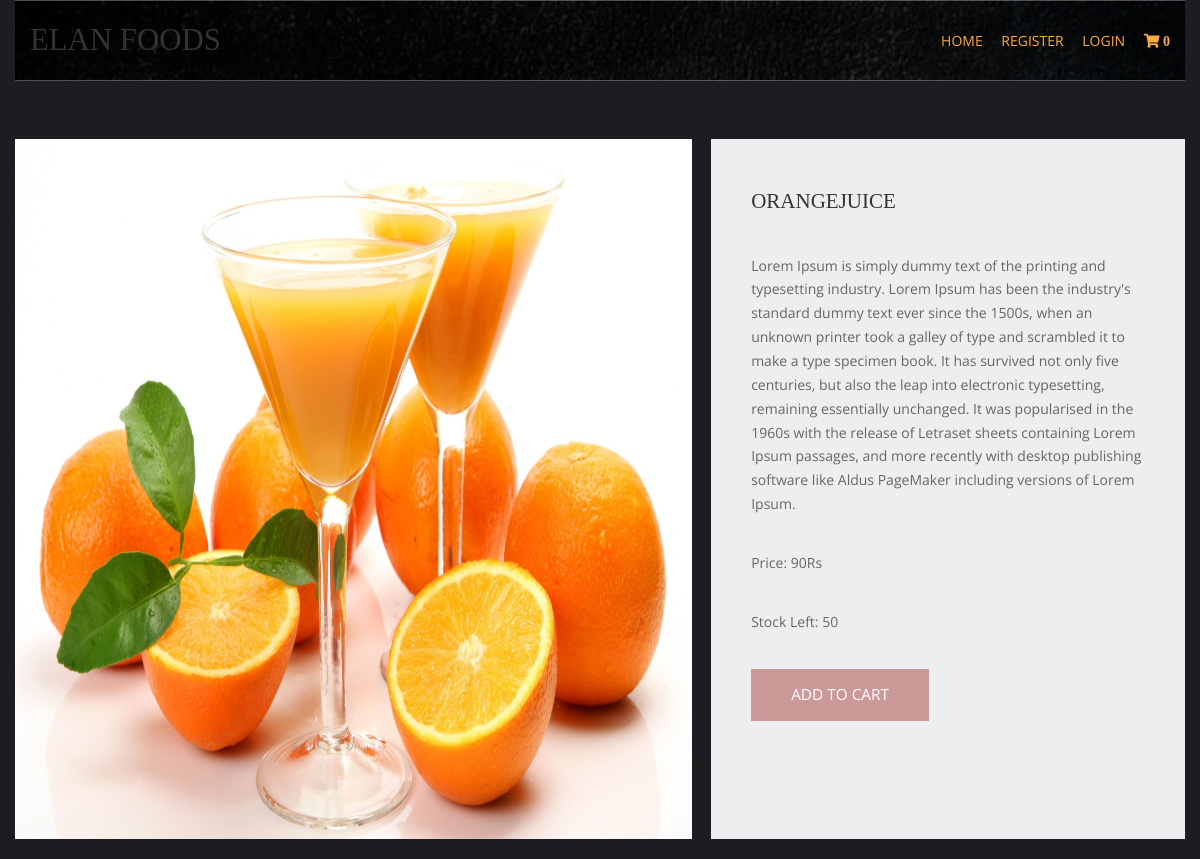
/fruits/orangejuice, run on the app's committed database.
### shop/models.py (models this page shows, shortened)
class products(models.Model):
    name=models.CharField(max_length=150,unique=True)
    slug=models.SlugField(max_length=150,unique=True)
    img=models.ImageField(upload_to='products')
    desc=models.TextField()
    stock=models.IntegerField()
    available=models.BooleanField()
    price=models.IntegerField()
    category=models.ForeignKey(categ,on_delete=models.CASCADE)

### shop/views.py (the view)
# urls.py: path('<slug:c_slug>/<slug:product_slug>',views.proddetail,name='details'),
def proddetail(request, c_slug, product_slug):
    try:
        prod=products.objects.get(category__slug=c_slug,slug=product_slug)
    except Exception as e:
        raise e
    return render(request,'productdetails.html',{'pr':prod})

### cart/context_processor.py (called while the page is built)
def count(request):
    item_count = 0
    if 'admin' in request.path:
        return {}
    else:
        try:
            ct = cartlist.objects.get(cart_id=c_id(request))  # Use get() for a single cart
            cti = items.objects.filter(cart=ct)  # Correctly filter items by cart
            for c in cti:
                item_count += c.quantity
        except cartlist.DoesNotExist:
            item_count = 0  # If the cart doesn't exist, item_count remains 0
    return {'itc': item_count}  # Correctly return a dictionary

### cart/views.py (called while the page is built)
def c_id(request):
    ct_id = request.session.session_key  # Get the current session key from the request
    if not ct_id:  # Check if the session key does not exist
        ct_id = request.session.create()  # Create a new session if it doesn't exist
    return ct_id  # Return the session key

### templates/productdetails.html (shortened to what this page needs)
{% extends 'base.html' %}
{% load static %}
{% block content %}
<!DOCTYPE html>
<html lang="en">
<head>
    <link href="{% static 'prdt/fontawesome/css/all.min.css' %}" rel="stylesheet" />
    <link href="{% static 'prdt/css/templatemo-comparto.css' %}" rel="stylesheet" />
</head>
<body>
    <br>
    <br>
        <section class="tm-mb-1" id="about">
            <div class="tm-row tm-about-row">
                <div class="tm-section-1-l">
                    <img src="{{pr.img.url}}" alt="About image" class="tm-img-responsive" style="height:700px;width:950px">
                </div>
                <article class="tm-section-1-r tm-bg-color-8">
                    <h2 class="tm-mb-2 tm-title-color">{{pr.name}}</h2>
                    <p>{{pr.desc}}</p>
                    <p>Price: {{pr.price}}Rs</p>
                    <p>Stock Left: {{pr.stock}}</p>
                    <a href="{% url 'addcart' pr.id %}" class="tm-btn tm-btn-1 tm-link-to-services">ADD TO CART</a>
                </article>
            </div>
        </section>
</body>
</html>
{% endblock %}

### static/hmpg/layout/styles/layout.css (style rules this page uses)
*, *::before, *::after { transition:all .3s ease-in-out; }
body { color:#A5A6AA; background-color:#1C1D21; }
a { color:#FBAB45; }

### static/prdt/css/templatemo-comparto.css (style rules this page uses)
*, *::before, *::after { box-sizing: border-box; outline: none; }
ul, h1, h2, h3, h4, p, figure { padding: 0; margin: 0; }
body { font-family: 'Open Sans', Arial, sans-serif; font-size: 18px; overflow-x: hidden; padding-left: 15px; padding-right: 15px; margin: 0; }
h2 { font-size: 1.5rem; }
a { transition: all 0.3s ease; text-decoration: none; }
p { color: #666; line-height: 1.7; margin-bottom: 35px; }
h1, h2, h3, h4, h5, h6 { color: #333; }
.tm-mb-1 { margin-bottom: 20px; }
.tm-mb-2 { margin-bottom: 40px; }
.tm-bg-color-8 { background-color: #EDEEEF; }
.tm-img-responsive { max-width: 100%; height: auto; }
.tm-section-1-l { width: 57.85%; margin-right: 1.65%; }
.tm-section-1-r { padding: 50px 40px; width: 40.5%; }
.tm-row { display: flex; }
.tm-btn { display: inline-block; padding: 15px 40px; font-size: 1.1rem; border: none; background-color: #CC9999; color: white; }
a { color: #666; }

### static/hmpg/layout/styles/framework.css (style rules this page uses)
html { overflow-y:scroll; overflow-x:hidden; }
html, body { margin:0; padding:0; font-size:14px; line-height:1.6em; }
*, *::before, *::after { box-sizing:border-box; }
a { outline:none; text-decoration:none; }
img { width:auto; max-width:100%; height:auto; margin:0; padding:0; border:none; line-height:normal; vertical-align:middle; }
body, input, textarea, select { font-family:Verdana, Geneva, sans-serif; }
h1, h2, h3, h4, h5, h6, .heading { font-family:Georgia, "Times New Roman", Times, serif; }
::placeholder { opacity:1; }
h1, h2, h3, h4, h5, h6, .heading { margin:0 0 20px 0; font-size:1.4rem; line-height:normal; font-weight:normal; text-transform:uppercase; }
address, article, aside, figcaption, figure, footer, header, main, nav, section { display:block; margin:0; padding:0; }

### data on the page
products: img (picture), name "ORANGEJUICE", desc "Lorem Ipsum is simply dummy text of the printing and typesetting industry. Lorem Ipsum has been the industry's standard dummy text ever since the 1500s, when an unknown printer took a galley of type and scrambled it to make a type specimen book. It has survived not only five centuries, but also the leap into electronic typesetting, remaining essentially unchanged. It was popularised in the 1960s with the release of Letraset sheets containing Lorem Ipsum passages, and more recently with desktop publishing software like Aldus PageMaker including versions of Lorem Ipsum.", price "90", stock "50"

### other printed values
{{ itc }} "0"
